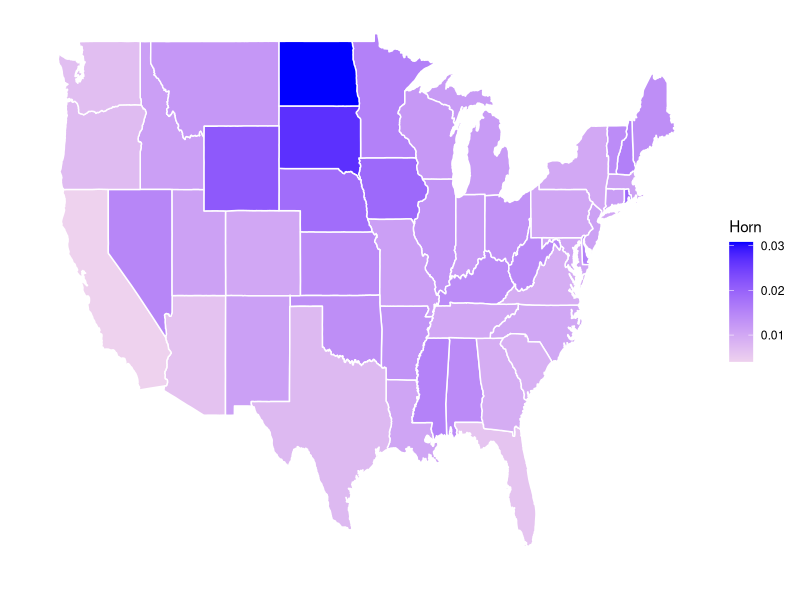
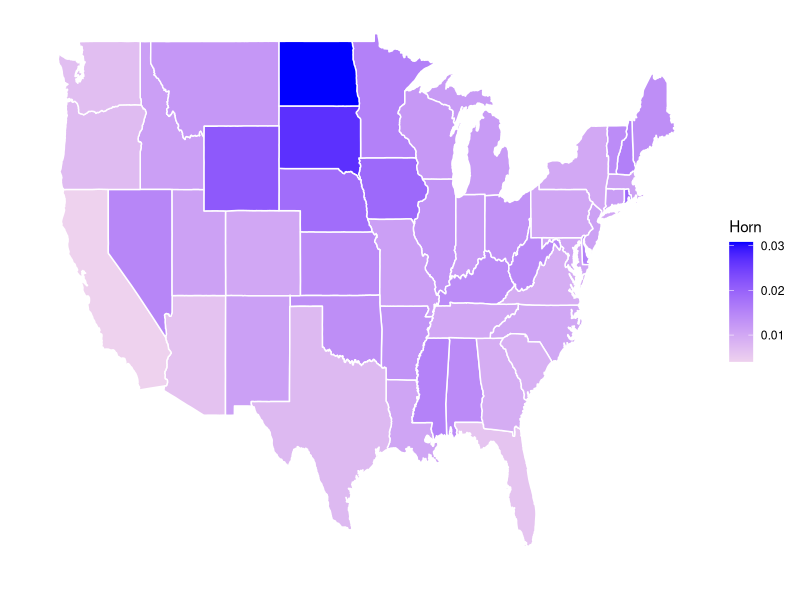

R code for these plots, in order:
library(tidyverse)
distances <- read_csv("data/distances.csv")

### Fig. 1
Total <- merge(
  map_data("state"),
  distances
) %>% arrange(order)

ggplot(Total) +
  geom_polygon(
    aes(x = long, y = lat, group = group, fill = d),
    colour = "white"
  ) +
  scale_fill_continuous(low = "thistle2", high = "blue", guide = "colorbar") +
  theme_bw() +
  labs(fill = "Horn", x = "", y = "") +
  scale_y_continuous(breaks = c()) +
  scale_x_continuous(breaks = c()) +
  theme(panel.border = element_blank()) +
  theme(plot.title = element_text(hjust = 0))

ggsave(paste0("results/Fig1.eps"), width = .66*8.5, height = 3.5)
